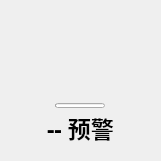
<?xml version="1.0" encoding="UTF-8"?>
<ui version="4.0">
 <author>baiyao105</author>
 <class>WeatherAlertCard</class>
 <widget class="ElevatedCardWidget" name="WeatherAlertCard">
  <property name="geometry">
   <rect>
    <x>0</x>
    <y>0</y>
    <width>161</width>
    <height>161</height>
   </rect>
  </property>
  <property name="sizePolicy">
   <sizepolicy hsizetype="Fixed" vsizetype="Fixed">
    <horstretch>0</horstretch>
    <verstretch>0</verstretch>
   </sizepolicy>
  </property>
  <property name="minimumSize">
   <size>
    <width>161</width>
    <height>161</height>
   </size>
  </property>
  <property name="maximumSize">
   <size>
    <width>161</width>
    <height>161</height>
   </size>
  </property>
  <layout class="QVBoxLayout" name="verticalLayout">
   <property name="spacing">
    <number>8</number>
   </property>
   <property name="leftMargin">
    <number>16</number>
   </property>
   <property name="topMargin">
    <number>16</number>
   </property>
   <property name="rightMargin">
    <number>16</number>
   </property>
   <property name="bottomMargin">
    <number>16</number>
   </property>
   <item>
    <layout class="QVBoxLayout" name="verticalLayout_7">
     <property name="spacing">
      <number>3</number>
     </property>
     <item>
      <spacer name="topSpacer_3">
       <property name="orientation">
        <enum>Qt::Vertical</enum>
       </property>
       <property name="sizeType">
        <enum>QSizePolicy::Expanding</enum>
       </property>
       <property name="sizeHint" stdset="0">
        <size>
         <width>10</width>
         <height>10</height>
        </size>
       </property>
      </spacer>
     </item>
     <item>
      <layout class="QVBoxLayout" name="verticalLayout_34">
       <property name="spacing">
        <number>0</number>
       </property>
       <item alignment="Qt::AlignHCenter|Qt::AlignVCenter">
        <widget class="QLabel" name="alert_icon">
         <property name="sizePolicy">
          <sizepolicy hsizetype="Maximum" vsizetype="Maximum">
           <horstretch>10</horstretch>
           <verstretch>10</verstretch>
          </sizepolicy>
         </property>
         <property name="maximumSize">
          <size>
           <width>75</width>
           <height>75</height>
          </size>
         </property>
         <property name="font">
          <font>
           <family>Microsoft YaHei UI</family>
           <pointsize>13</pointsize>
           <bold>true</bold>
          </font>
         </property>
         <property name="styleSheet">
          <string notr="true">color: rgba(120, 120, 120, 180);
font-weight: bold;</string>
         </property>
         <property name="text">
          <string/>
         </property>
         <property name="textFormat">
          <enum>Qt::PlainText</enum>
         </property>
         <property name="pixmap">
          <pixmap>../../img/weather/alerts/blue.png</pixmap>
         </property>
         <property name="scaledContents">
          <bool>true</bool>
         </property>
         <property name="alignment">
          <set>Qt::AlignCenter</set>
         </property>
         <property name="wordWrap">
          <bool>false</bool>
         </property>
        </widget>
       </item>
      </layout>
     </item>
     <item>
      <spacer name="topSpacer_2">
       <property name="orientation">
        <enum>Qt::Vertical</enum>
       </property>
       <property name="sizeType">
        <enum>QSizePolicy::Expanding</enum>
       </property>
       <property name="sizeHint" stdset="0">
        <size>
         <width>10</width>
         <height>10</height>
        </size>
       </property>
      </spacer>
     </item>
     <item alignment="Qt::AlignHCenter|Qt::AlignVCenter">
      <widget class="ProgressBar" name="progressBar">
       <property name="sizePolicy">
        <sizepolicy hsizetype="Fixed" vsizetype="Fixed">
         <horstretch>0</horstretch>
         <verstretch>0</verstretch>
        </sizepolicy>
       </property>
       <property name="minimumSize">
        <size>
         <width>0</width>
         <height>5</height>
        </size>
       </property>
       <property name="maximumSize">
        <size>
         <width>50</width>
         <height>5</height>
        </size>
       </property>
       <property name="styleSheet">
        <string notr="true"/>
       </property>
       <property name="orientation">
        <enum>Qt::Horizontal</enum>
       </property>
       <property name="useAni">
        <bool>true</bool>
       </property>
       <property name="val">
        <double>0.000000000000000</double>
       </property>
      </widget>
     </item>
     <item>
      <layout class="QVBoxLayout" name="verticalLayout_30">
       <property name="spacing">
        <number>0</number>
       </property>
       <item alignment="Qt::AlignHCenter">
        <widget class="StrongBodyLabel" name="alerts_label">
         <property name="font">
          <font>
           <family>HarmonyOS Sans SC</family>
           <pointsize>17</pointsize>
           <italic>false</italic>
           <bold>true</bold>
           <underline>false</underline>
           <strikeout>false</strikeout>
           <stylestrategy>PreferDefault</stylestrategy>
          </font>
         </property>
         <property name="text">
          <string>-- 预警</string>
         </property>
        </widget>
       </item>
      </layout>
     </item>
    </layout>
   </item>
  </layout>
 </widget>
 <customwidgets>
  <customwidget>
   <class>CardWidget</class>
   <extends>QFrame</extends>
   <header>qfluentwidgets</header>
   <container>1</container>
  </customwidget>
  <customwidget>
   <class>ElevatedCardWidget</class>
   <extends>SimpleCardWidget</extends>
   <header>qfluentwidgets</header>
   <container>1</container>
  </customwidget>
  <customwidget>
   <class>SimpleCardWidget</class>
   <extends>CardWidget</extends>
   <header>qfluentwidgets</header>
   <container>1</container>
  </customwidget>
  <customwidget>
   <class>StrongBodyLabel</class>
   <extends>QLabel</extends>
   <header>qfluentwidgets</header>
  </customwidget>
  <customwidget>
   <class>ProgressBar</class>
   <extends>QProgressBar</extends>
   <header>qfluentwidgets</header>
  </customwidget>
 </customwidgets>
 <resources/>
 <connections/>
</ui>
